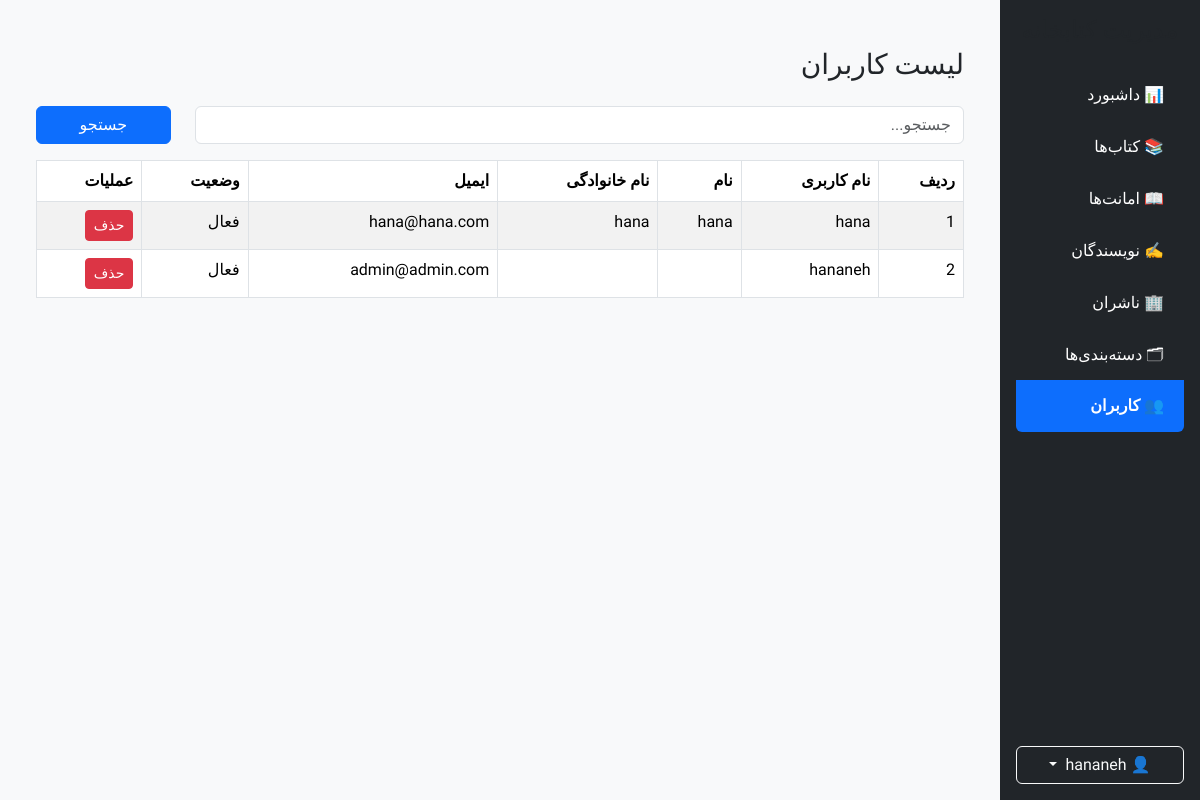
Screenshot of /account/dashboard/users/ (signed in) with the database file from the repository.
### accounts/models.py (models this page shows, shortened)
class CustomUser(AbstractUser, BaseModel):
    email = models.EmailField(
    unique=True,
    verbose_name="ایمیل",
    )
    class Meta:
        verbose_name = "کاربر"
        verbose_name_plural = "کاربران"
        ordering = ["username"]

### accounts/views.py (the view)
class AdminUserListView(SuperUserRequiredMixin,ListView,):
    model = CustomUser
    template_name = "accounts/admin/user_list.html"
    context_object_name = "users"
    paginate_by = 10
    def get_queryset(self):
        queryset = CustomUser.objects.order_by("-date_joined")
        search = self.request.GET.get("search")
        if search:
            queryset = queryset.filter(
                Q(first_name__icontains=search) |
                Q(last_name__icontains=search) |
                Q(username__icontains=search)
            )
        return queryset
    def get_context_data(self, **kwargs):
        context = super().get_context_data(**kwargs)
        context["sidebar"] = "user"
        return context

### core/mixins.py (called while the page is built)
    def test_func(self):
        return self.request.user.is_superuser

### accounts/templates/accounts/admin/user_list.html (shortened to what this page needs)
{% extends "shared/_admin_layout.html" %}
{% block sidebar %}
    {% include "shared/_admin_sidebar.html" %}
{% endblock %}
{% block content %}
<div class="container mt-4">
    <div class="d-flex justify-content-between align-items-center mb-3">
        <h3>لیست کاربران</h3>
    </div>
    {% include "shared/_search.html" %}
    <table class="table table-striped table-bordered">
        <thead>
            <tr>
                <th>ردیف</th>
                <th>نام کاربری</th>
                <th>نام</th>
                <th>نام خانوادگی</th>
                <th>ایمیل</th>
                <th>وضعیت</th>
                <th>عملیات</th>
            </tr>
        </thead>
        <tbody>
            {% for user in users %}
                <tr>
                    <td>{{ forloop.counter }}</td>
                    <td>{{ user.username }}</td>
                    <td>{{ user.first_name }}</td>
                    <td>{{ user.last_name }}</td>
                    <td>{{ user.email }}</td>
                    <td>
                        {% if user.is_active %}
                            فعال
                        {% else %}
                            غیرفعال
                        {% endif %}
                    </td>
                    <td>
                        <a
                            href="{% url 'user-delete' user.pk %}"
                            class="btn btn-danger btn-sm">
                            حذف
                        </a>
                    </td>
                </tr>
            {% empty %}
                <tr>
                    <td colspan="7" class="text-center">
                        کاربری یافت نشد.
                    </td>
                </tr>
            {% endfor %}
        </tbody>
    </table>
</div>
{% endblock %}

### static/css/admin.css (style rules this page uses)
html, body { font-family: "Vazirmatn", sans-serif; }
button, input, textarea, select, table, .card, .btn, .dropdown-menu, .list-group-item { font-family: inherit; }
body { background:#f5f6fa; }

### rows the page displays
CustomUser: username "hana", first_name "hana", last_name "hana", email "hana@hana.com", is_active "فعال"
CustomUser: username "hananeh", email "admin@admin.com", is_active "فعال"
